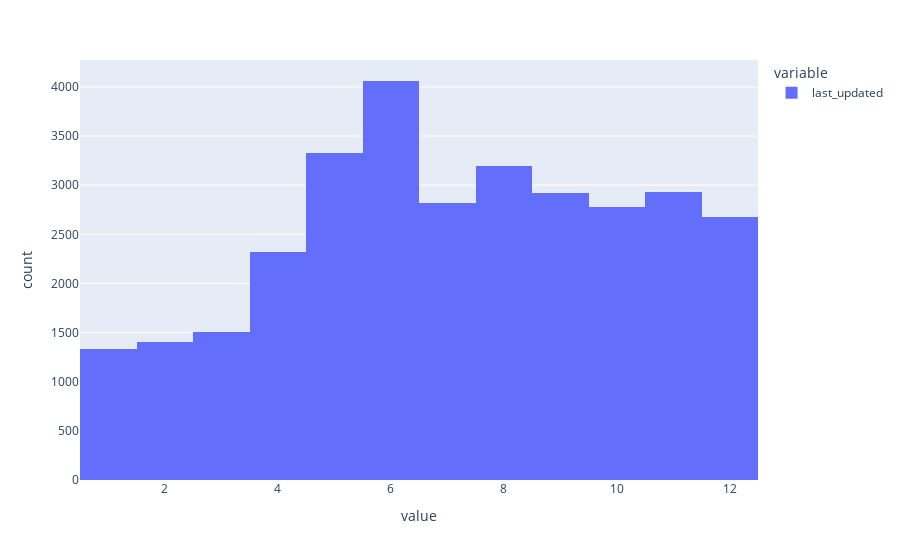

This figure's notebook cell:
### Code cell
px.histogram(df[df['last_updated'].dt.year!=2022]['last_updated'].dt.month)

### Figure 1 — Plotly figure (JSON) as saved in the notebook; plotly's stock layout.template omitted (floating-point values rounded to 4 significant figures; data arrays with more than 128 entries replaced by an {"elided": "..."} marker saying what was removed)
{"data": [{"alignmentgroup": "True", "bingroup": "x", "hovertemplate": "variable=last_updated<br>value=%{x}<br>count=%{y}<extra></extra>", "legendgroup": "last_updated", "marker": {"color": "#636efa", "pattern": {"shape": ""}}, "name": "last_updated", "offsetgroup": "last_updated", "orientation": "v", "showlegend": true, "type": "histogram", "x": {"elided": "31268 int values"}, "xaxis": "x", "yaxis": "y"}], "layout": {"barmode": "relative", "legend": {"title": {"text": "variable"}, "tracegroupgap": 0}, "margin": {"t": 60}, "xaxis": {"anchor": "y", "domain": [0, 1], "title": {"text": "value"}}, "yaxis": {"anchor": "x", "domain": [0, 1], "title": {"text": "count"}}}}
